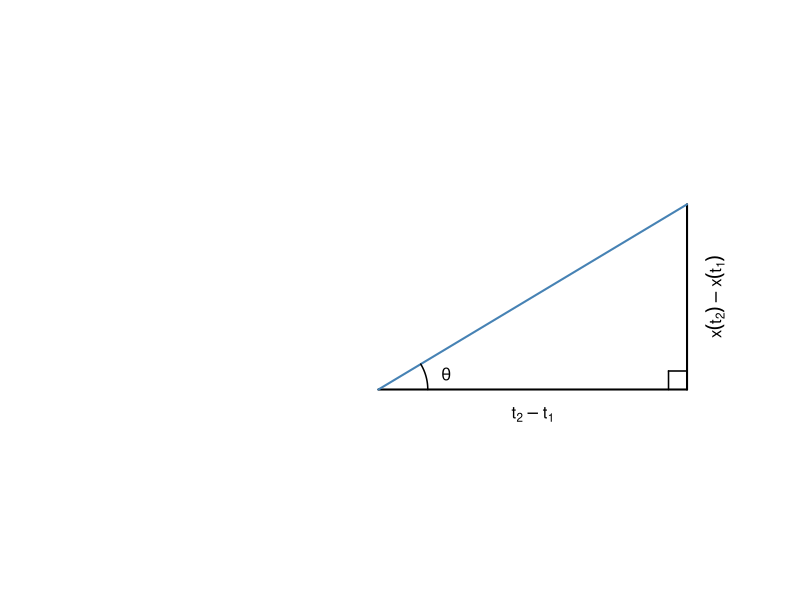
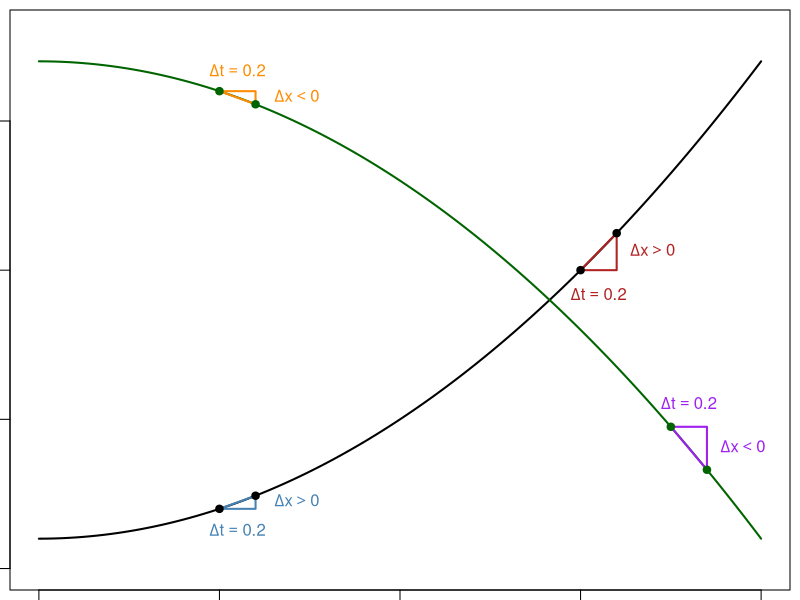
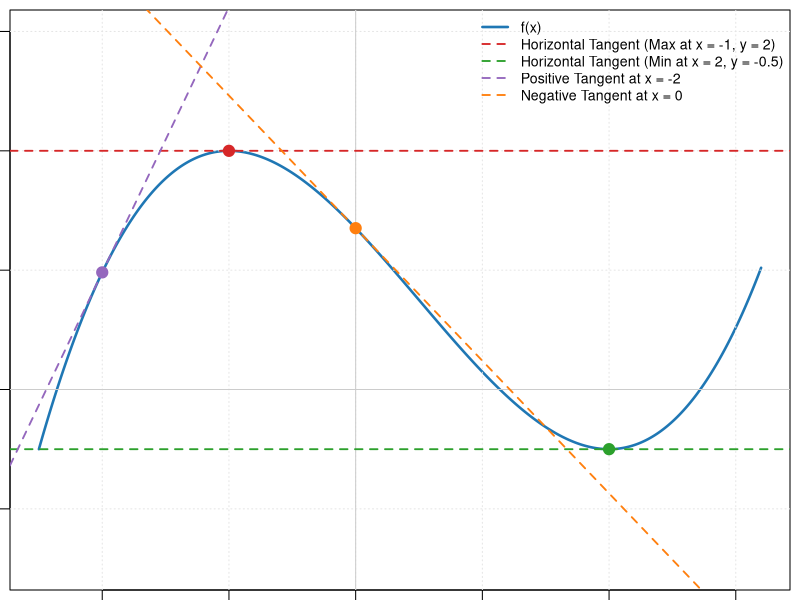
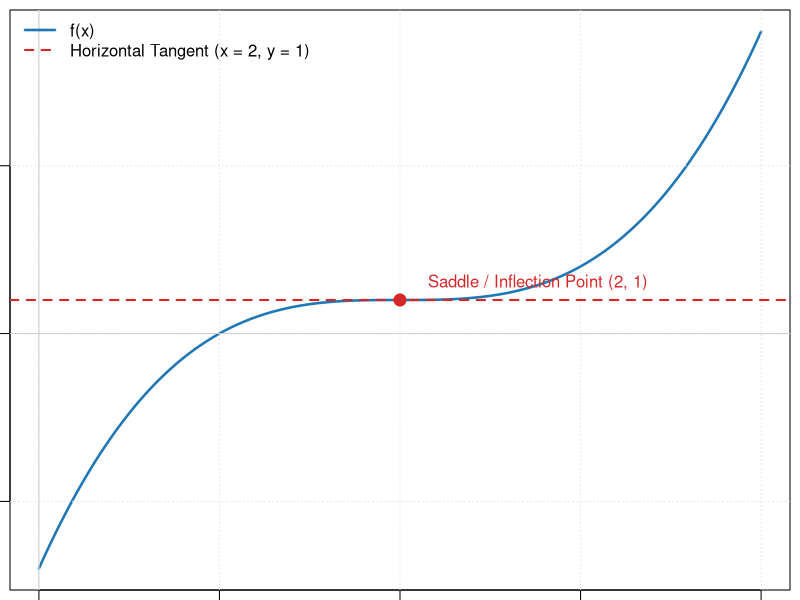
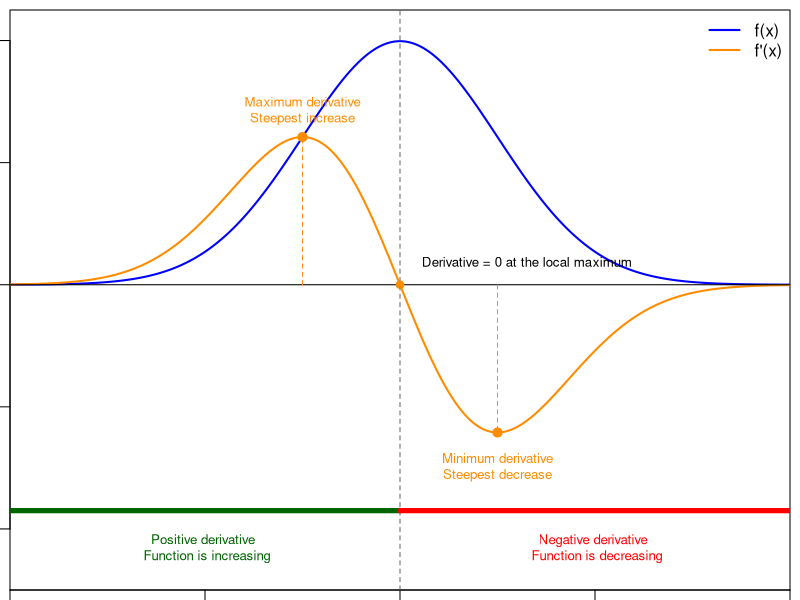

Source code (R) for these figures, in order:
## ---- chunk 1
#| label: fig-speed-tangent-inline
#| fig-cap: "Equivalence of average speed, rate of change, and tangent"
#| fig-width: 6.5
#| fig-height: 2.8

par(mar = c(0.5, 0.5, 0.5, 0.5))

# Canvas set up to accommodate equations on the left (x: -5.5 to 0) and triangle on the right (x: 0 to 6)
plot(NA,
     xlim = c(-5.5, 6.2),
     ylim = c(-0.6, 3.5),
     xlab = "",
     ylab = "",
     axes = FALSE,
     asp = 1)

# --- TRIANGLE ---
# Hypotenuse, base, and vertical height
segments(0, 0, 5, 0, lwd = 2)
segments(5, 0, 5, 3, lwd = 2)
segments(0, 0, 5, 3, lwd = 2, col = "steelblue")

# Right-angle marker
segments(4.7, 0, 4.7, 0.3, lwd = 1.5)
segments(4.7, 0.3, 5, 0.3, lwd = 1.5)

# Horizontal side label (Delta t)
text(2.5, -0.4,
     expression(t[2] - t[1]),
     cex = 1.0)

# Vertical side label (Delta x)
text(5.45, 1.5,
     expression(x(t[2]) - x(t[1])),
     srt = 90,
     cex = 1.0)

# Angle arc and label
theta <- seq(0, atan(3/5), length.out = 50)
lines(0.8 * cos(theta), 0.8 * sin(theta), lwd = 1.5)
text(1.1, 0.25, expression(theta), cex = 1.0)
## ---- chunk 2
#| label: fig-carMoving
#| fig-cap: Position of a moving car (y-axis) as a function of time (x-axis)

#| label: fig-carMoving
#| fig-cap: Position of a moving car (y-axis) as a function of time (x-axis) for increasing and decreasing functions.

# Primary increasing function (concave up)
f <- function(x) x^2 + 1

# Secondary decreasing function (concave down)
g <- function(x) -x^2 + 17

# Base plot
curve(f(x),
      from = 0, to = 4,
      xlim = c(0, 4),
      ylim = c(0, 18),
      xlab = "time elapsed",
      ylab = "position of the car",
      lwd = 2,
      col = "black")

# Plot decreasing concave-down curve
curve(g(x),
      from = 0, to = 4,
      add = TRUE,
      lwd = 2,
      col = "darkgreen")

# --- TRIANGLES FOR INCREASING FUNCTION (f) ---
x1 <- 1.0
x2 <- 1.2
polygon(
  c(x1, x2, x2),
  c(f(x1), f(x1), f(x2)),
  border = "steelblue",
  col = NA,
  lwd = 2
)

x3 <- 3.0
x4 <- 3.2
polygon(
  c(x3, x4, x4),
  c(f(x3), f(x3), f(x4)),
  border = "firebrick",
  col = NA,
  lwd = 2
)

# --- TRIANGLES FOR DECREASING FUNCTION (g) ---
# Triangle 3: Decreasing segment at x = 1.0 to 1.2

polygon(
  c(x1, x2, x2),
  c(g(x1), g(x1), g(x2)),
  border = "darkorange",
  col = NA,
  lwd = 2
)

# Triangle 4: Decreasing segment at x = 3.5 to 3.7
xx3 <- 3.5
xx4 <- 3.7
polygon(
  c(xx3, xx4, xx4),
  c(g(xx3), g(xx3), g(xx4)),
  border = "purple",
  col = NA,
  lwd = 2
)

# Points on both curves
points(c(x1, x2, x3, x4), f(c(x1, x2, x3, x4)), pch = 19)
points(c(x1, x2, xx3, xx4), g(c(x1, x2, xx3, xx4)), pch = 19, col = "darkgreen")

# Horizontal labels (Delta t)
text((x1 + x2)/2, f(x1) - 0.7, expression(Delta*t == 0.2), col = "steelblue")
text((x3 + x4)/2, f(x3) - 0.8, expression(Delta*t == 0.2), col = "firebrick")

text((x1 + x2)/2, g(x1) + 0.7, expression(Delta*t == 0.2), col = "darkorange")
text((xx3 + xx4)/2, g(xx3) + 0.8, expression(Delta*t == 0.2), col = "purple")

# Vertical labels (Delta x)
text(x2 + 0.05, (f(x1) + f(x2))/2, expression(Delta*x > 0), col = "steelblue", pos = 4)
text(x4 + 0.02, (f(x3) + f(x4))/2, expression(Delta*x > 0), col = "firebrick", pos = 4)

text(x2 + 0.05, (g(x1) + g(x2))/2, expression(Delta*x < 0), col = "darkorange", pos = 4)
text(xx4 + 0.02, (g(xx3) + g(xx4))/2, expression(Delta*x < 0), col = "purple", pos = 4)
## ---- chunk 3
#| label: fig-derivativeMaxMin
#| fig-cap: Correspondance between the properity of the function and the sign of the derivative (slope of the tangent)

# Define the cubic function and its derivative
f  <- function(x) (5/27)*x^3 - (5/18)*x^2 - (10/9)*x + (73/54)
df <- function(x) (5/9)*x^2 - (5/9)*x - (10/9)

# Domain for evaluation
x <- seq(-2.5, 3.2, length.out = 1000)
y <- f(x)

# Evaluate key points and slopes
x_max <- -1; y_max <- f(x_max)  # 2
x_min <-  2; y_min <- f(x_min)  # -0.5

x1 <- -2; y1 <- f(x1); m1 <- df(x1)  # Tangent at x = -2
x2 <-  0; y2 <- f(x2); m2 <- df(x2)  # Tangent at x = 0

# Base Plot main = expression(f(x) == \frac{5}{27}*x^3 - \frac{5}{18}*x^2 - \frac{10}{9}*x + \frac{73}{54}),
plot(x, y, type = "l", col = "#1f77b4", lwd = 2.5,
     xlab = "x", ylab = "f(x)", ylim = c(-1.5, 3), las = 1)

grid(col = "gray90", lty = "dotted")
abline(h = 0, v = 0, col = "gray80", lty = 1)

# 1. Horizontal Tangents
abline(h = y_max, col = "#d62728", lty = 2, lwd = 1.8) # Local Max (y = 2)
abline(h = y_min, col = "#2ca02c", lty = 2, lwd = 1.8) # Local Min (y = -0.5)

# 2. Sloped Tangents using abline(a = y0 - m*x0, b = m)
abline(a = y1 - m1 * x1, b = m1, col = "#9467bd", lty = 2, lwd = 1.8) # At x = -2
abline(a = y2 - m2 * x2, b = m2, col = "#ff7f0e", lty = 2, lwd = 1.8) # At x = 0

# Highlight points of tangency
points(c(x_max, x_min, x1, x2), c(y_max, y_min, y1, y2),
       col = c("#d62728", "#2ca02c", "#9467bd", "#ff7f0e"),
       pch = 19, cex = 1.5)

# Legend
legend("topright",
       legend = c("f(x)",
                  "Horizontal Tangent (Max at x = -1, y = 2)",
                  "Horizontal Tangent (Min at x = 2, y = -0.5)",
                  "Positive Tangent at x = -2",
                  "Negative Tangent at x = 0"),
       col = c("#1f77b4", "#d62728", "#2ca02c", "#9467bd", "#ff7f0e"),
       lty = c(1, 2, 2, 2, 2), lwd = c(2.5, 1.8, 1.8, 1.8, 1.8),
       bty = "n", cex = 0.85)
## ---- chunk 4
#| label: fig-derivativeSaddle
#| fig-cap: A derivative is zero but no maximum or minimun.
# Define the cubic function and its derivative
f  <- function(x) (x - 2)^3 + 1
df <- function(x) 3 * (x - 2)^2

# Generate x domain
x <- seq(0, 4, length.out = 1000)
y <- f(x)

# Inflection / Saddle Point at x = 2
x_saddle <- 2
y_saddle <- f(x_saddle)  # 1

# Base Plot
plot(x, y, type = "l", col = "#1f77b4", lwd = 2.5,
     # main = expression(f(x) == (x - 2)^3 + 1),
     xlab = "x", ylab = "f(x)", las = 1)

grid(col = "gray90", lty = "dotted")
abline(h = 0, v = 0, col = "gray80", lty = 1)

# Horizontal Tangent Line at x = 2 (y = 1)
abline(h = y_saddle, col = "#d62728", lty = 2, lwd = 2)

# Point of Tangency
points(x_saddle, y_saddle, col = "#d62728", pch = 19, cex = 1.6)

# Label and Legend
text(x_saddle + 0.1, y_saddle + 0.5,
     labels = "Saddle / Inflection Point (2, 1)",
     col = "#d62728", pos = 4)

legend("topleft",
       legend = c("f(x)",
                  "Horizontal Tangent (x = 2, y = 1)"),
       col = c("#1f77b4", "#d62728"),
       lty = c(1, 2), lwd = c(2.5, 2),
       bty = "n")

## ---- chunk 5
#| label: fig-pdfDerivative
#| fig-cap: "Functions and its derivative, interpretation"
#-----------------------------
# 1. Define functions
#-----------------------------

pdf <- function(x) {
  dnorm(x)
}

derivative <- function(x) {
  -x * dnorm(x)
}

#-----------------------------
# 2. Generate values
#-----------------------------

x <- seq(-4, 4, length.out = 1000)

y_pdf <- pdf(x)
y_derivative <- derivative(x)

# Derivative extrema
x_max_deriv <- -1
x_min_deriv <- 1

y_max_deriv <- derivative(x_max_deriv)
y_min_deriv <- derivative(x_min_deriv)

#-----------------------------
# 3. Plot PDF
#-----------------------------

plot(x, y_pdf,
     type = "l",
     lwd = 2,
     col = "blue",
     xlab = "x",
     ylab = "Density",
     xlim = c(-4, 4),
     ylim = c(-0.5, 0.45),
     xaxs = "i",
     yaxs = "i",
     las = 1)

# Add derivative
lines(x, y_derivative,
      lwd = 2,
      col = "darkorange")

#-----------------------------
# 4. Reference lines
#-----------------------------

# Horizontal zero line
abline(h = 0, col = "black")

# Vertical line at x = 0
abline(v = 0, lty = 2, col = "grey40")

# # Horizontal tangent to PDF at maximum
# abline(h = pdf(0), col = "blue", lty = 3)

#-----------------------------
# 5. Derivative = 0 annotation
#-----------------------------

points(0, 0, pch = 19, col = "darkorange")

text(0.12, 0.035,
     labels = "Derivative = 0 at the local maximum",
     pos = 4, cex = 0.8)

# text(0.15, pdf(0),
#      labels = "Horizontal tangent",
#      pos = 4, col = "blue", cex = 0.8)
#-----------------------------
# 6. Steepest parts of PDF
#-----------------------------

# Maximum derivative: steepest increasing part
points(x_max_deriv, y_max_deriv,
       pch = 19, col = "darkorange", cex = 1.2)

segments(x_max_deriv, 0,
         x_max_deriv, y_max_deriv,
         col = "darkorange", lty = 2)

text(x_max_deriv, y_max_deriv + 0.045,
     labels = "Maximum derivative\nSteepest increase",
     col = "darkorange", cex = 0.8)

# Minimum derivative: steepest decreasing part
points(x_min_deriv, y_min_deriv,
       pch = 19, col = "darkorange", cex = 1.2)

segments(x_min_deriv, 0,
         x_min_deriv, y_min_deriv,
         col = "darkorange", lty = 2)

text(x_min_deriv, y_min_deriv - 0.055,
     labels = "Minimum derivative\nSteepest decrease",
     col = "darkorange", cex = 0.8)

#-----------------------------
# 7. Derivative sign on x-axis
#-----------------------------

segments(-4, -0.37, 0, -0.37,
         col = "darkgreen", lwd = 5)

segments(0, -0.37, 4, -0.37,
         col = "red", lwd = 5)

text(-2, -0.43, "Positive derivative \n Function is increasing",
     col = "darkgreen", cex = 0.8)

text(2, -0.43, "Negative derivative \n Function is decreasing",
     col = "red", cex = 0.8)

#-----------------------------
# 8. Legend
#-----------------------------

legend("topright",
       legend = c("f(x)",
                  "f'(x)"),
       col = c("blue", "darkorange"),
       lty = 1,
       lwd = 2,
       bty = "n")
